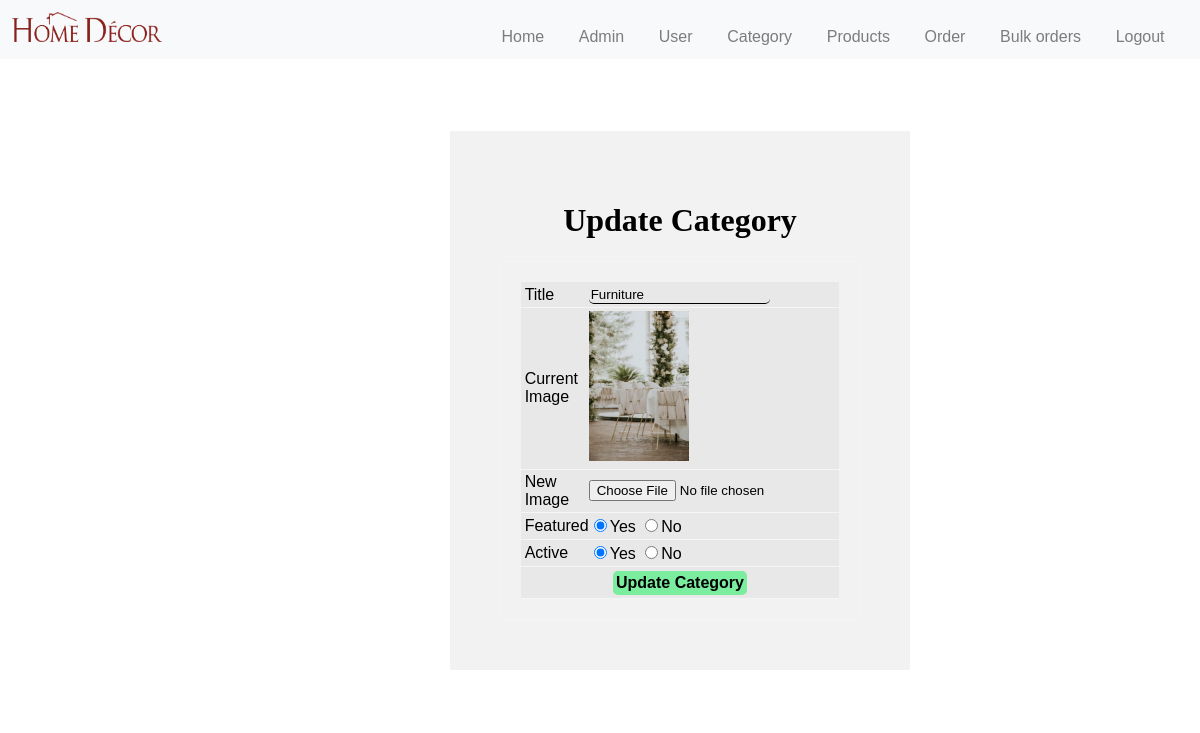
The app's page /admin/update-category.php?id=4 (signed in) with its own data.
### tables this page shows
CREATE TABLE `category` (
  `id` int(11) NOT NULL,
  `title` varchar(100) DEFAULT NULL,
  `image_name` varchar(255) DEFAULT NULL,
  `featured` varchar(10) DEFAULT NULL,
  `active` varchar(10) DEFAULT NULL
);

### config/include.php (called while the page is built, shortened)
<?php
  $home="http://localhost/Home-decor/";
?>

### admin/update-category.php (the view, shortened to what this page needs)
<?php
  include('partials/header.php');
?>
<div class="main-content">
  <div class="wrapper">
    <br><br>
    <?php
      if(isset($_GET['id'])){
        $id=$_GET['id'];
        $sql="SELECT * FROM category WHERE id=$id";
        $res=mysqli_query($conn,$sql);
        $count=mysqli_num_rows($res);
        if($count==1){
          $row=mysqli_fetch_assoc($res);
          $title=$row['title'];
          $current_image=$row['image_name'];
          $featured=$row['featured'];
          $active=$row['active'];
        }else{
          $_SESSION['no-category-found']="<div class='error'>Category Not Found</div>";
          header("location:".$home.'admin/manage-category.php');
        }
      }else{
        header("location:".$home.'admin/manage-category.php');
      }
    ?>
    <form action="" class="add" method="POST" enctype="multipart/form-data">
      <h1 class="h1"><b> Update Category </b></h1>
      <table class="tbl-30">
        <tr>
          <td>Title</td>
          <td><input type="text" name="title" value="<?php echo $title; ?>" class="box"></td>
        </tr>
        <tr>
          <td>Current Image</td>
          <td>
            <?php
              if($current_image!=""){
                ?>
            <img src="<?php echo $home;?>img/category/<?php echo $current_image;?>" width="100px">
            <?php
              }else{
                echo "<div class='error'>Image Not Added</div>";
              }
            ?>
          </td>
        </tr>
        <tr>
          <td>New Image</td>
          <td><input type="file" name="image"></td>
        </tr>
        <tr>
          <td>Featured</td>
          <td>
            <input <?php if($featured=="Yes"){echo "checked";}?> type="radio" name="featured" value="Yes">Yes
            <input <?php if($featured=="No"){echo "checked";}?> type="radio" name="featured" value="No">No
          </td>
        </tr>
        <tr>
          <td>Active</td>
          <td>
            <input <?php if($active=="Yes"){echo "checked";}?> type="radio" name="active" value="Yes">Yes
            <input <?php if($active=="No"){echo "checked";}?> type="radio" name="active" value="No">No
          </td>
        </tr>
        <tr>
          <td colspan="2" style="text-align: center;">
            <input type="submit" name="submit" value="Update Category" class="btn-secondary">
          </td>
        </tr>
      </table>
    </form>
  </div>
</div>

### css/admin9.css (style rules this page uses)
body { margin: 0; padding: 0; font-family: Arial, Helvetica, sans-serif; }
.main-content { width: 100%; padding: 50px; margin-top: 0px; }
table { border: 1px solid #f5f5f5; padding: 20px; border-radius: 1%; border-spacing: 0; margin: auto; }
.tbl-30 { width: 30%; }
table tr td { padding: 1%; text-align: left; border-bottom: 1px solid #f5f5f5; }
tr { background-color: #e9e8e8; }
.btn-secondary { background-color: #7bed9f; padding: 1%; color: black; text-decoration: none; font-weight: bold; border: none; font-size: 1rem; border-radius: 5px; }
.box { border-radius: 5px; }
.main-content { background-color: #fff; padding: 3% 0; }
.tbl-30 .box { border: 0; outline: 0; background: transparent; border-bottom: 1px solid black; }
.wrapper .add { background-color: #f2f2f2; width: 30%; padding: 50px; margin-left: 450px; }
.add .h1 { text-align: center; font-family: Gabriola; }

### records on screen
category: title "Furniture", image_name (picture), featured "☑", active "☑"
